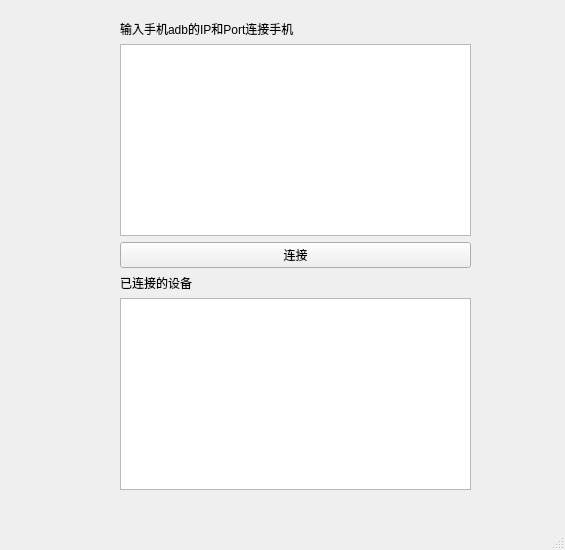
<?xml version="1.0" encoding="UTF-8"?>
<ui version="4.0">
 <class>MainWindow</class>
 <widget class="QMainWindow" name="MainWindow">
  <property name="geometry">
   <rect>
    <x>0</x>
    <y>0</y>
    <width>565</width>
    <height>550</height>
   </rect>
  </property>
  <property name="windowTitle">
   <string>请连接手机</string>
  </property>
  <widget class="QWidget" name="centralwidget">
   <widget class="QWidget" name="layoutWidget">
    <property name="geometry">
     <rect>
      <x>120</x>
      <y>20</y>
      <width>351</width>
      <height>470</height>
     </rect>
    </property>
    <layout class="QVBoxLayout" name="verticalLayout_3">
     <item>
      <layout class="QVBoxLayout" name="verticalLayout">
       <item>
        <widget class="QLabel" name="label">
         <property name="text">
          <string>输入手机adb的IP和Port连接手机</string>
         </property>
        </widget>
       </item>
       <item>
        <widget class="QTextEdit" name="connectIp"/>
       </item>
       <item>
        <widget class="QPushButton" name="connectBtn">
         <property name="text">
          <string>连接</string>
         </property>
        </widget>
       </item>
      </layout>
     </item>
     <item>
      <layout class="QVBoxLayout" name="verticalLayout_2">
       <item>
        <widget class="QLabel" name="label_2">
         <property name="text">
          <string>已连接的设备</string>
         </property>
        </widget>
       </item>
       <item>
        <widget class="QListView" name="listView"/>
       </item>
      </layout>
     </item>
    </layout>
   </widget>
  </widget>
  <widget class="QMenuBar" name="menubar">
   <property name="geometry">
    <rect>
     <x>0</x>
     <y>0</y>
     <width>565</width>
     <height>22</height>
    </rect>
   </property>
  </widget>
  <widget class="QStatusBar" name="statusbar"/>
 </widget>
 <resources/>
 <connections/>
</ui>
